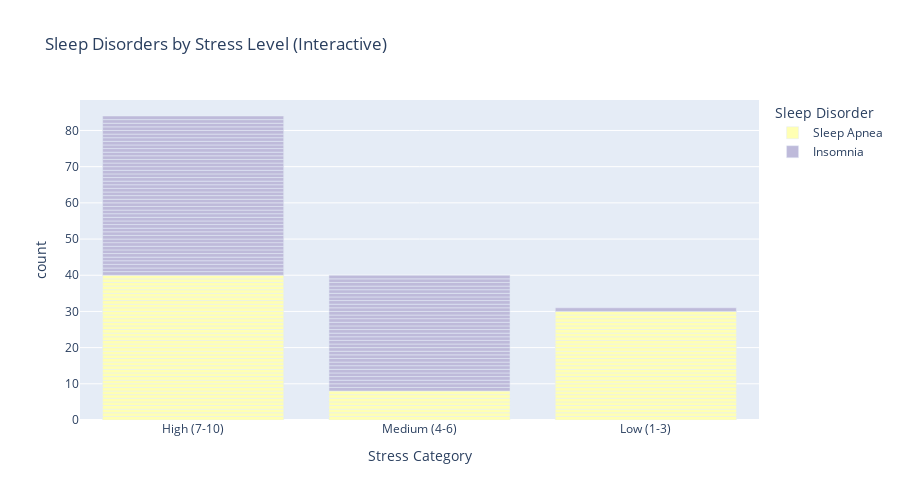

This figure's notebook cell:
### Markdown cell above
## 📌 Step 8: Stress Level vs Sleep Disorder Analysis

Create stacked bar charts to examine the relationship between stress levels and sleep disorder occurrence.

### Code cell
# Create stress level categories
def categorize_stress(stress):
    if stress <= 3:
        return 'Low (1-3)'
    elif stress <= 6:
        return 'Medium (4-6)'
    else:
        return 'High (7-10)'

df['Stress Category'] = df['Stress Level'].apply(categorize_stress)

# Create crosstab for stress vs sleep disorder
stress_disorder_crosstab = pd.crosstab(df['Stress Category'], df['Sleep Disorder'])
stress_disorder_pct = pd.crosstab(df['Stress Category'], df['Sleep Disorder'], normalize='index') * 100

# Create stacked bar chart
fig, axes = plt.subplots(1, 2, figsize=(16, 6))

# Absolute counts
stress_disorder_crosstab.plot(kind='bar', ax=axes[0], color=['#ff9999', '#66b3ff', '#99ff99', '#ffcc99'])
axes[0].set_title('Sleep Disorders by Stress Level (Counts)', fontsize=14, fontweight='bold')
axes[0].set_xlabel('Stress Level')
axes[0].set_ylabel('Count')
axes[0].legend(title='Sleep Disorder', bbox_to_anchor=(1.05, 1), loc='upper left')
axes[0].tick_params(axis='x', rotation=45)

# Percentages
stress_disorder_pct.plot(kind='bar', ax=axes[1], color=['#ff9999', '#66b3ff', '#99ff99', '#ffcc99'])
axes[1].set_title('Sleep Disorders by Stress Level (Percentages)', fontsize=14, fontweight='bold')
axes[1].set_xlabel('Stress Level')
axes[1].set_ylabel('Percentage (%)')
axes[1].legend(title='Sleep Disorder', bbox_to_anchor=(1.05, 1), loc='upper left')
axes[1].tick_params(axis='x', rotation=45)

plt.tight_layout()
plt.show()

# Interactive stacked bar chart with Plotly - with error handling
try:
    import plotly.offline as pyo
    
    fig = px.bar(
        df, 
        x='Stress Category', 
        color='Sleep Disorder',
        title='Sleep Disorders by Stress Level (Interactive)',
        color_discrete_sequence=px.colors.qualitative.Set3
    )
    fig.update_layout(height=500)
    pyo.iplot(fig)
    
except Exception as e:
    print(f"Interactive stacked bar chart display issue: {e}")
    print("Using static matplotlib visualization instead.")

# Print average stress levels by disorder
print("📊 Average Stress Levels by Sleep Disorder:")
avg_stress = df.groupby('Sleep Disorder')['Stress Level'].agg(['mean', 'std', 'count']).round(2)
print(avg_stress)

print("\n📊 Sleep Disorder Distribution by Stress Category:")
print(stress_disorder_pct.round(1))

### Figure 1 — Plotly figure (JSON) as saved in the notebook; plotly's stock layout.template omitted (floating-point values rounded to 4 significant figures)
{"data": [{"hovertemplate": "Sleep Disorder=Sleep Apnea<br>Stress Category=%{x}<br>count=%{y}<extra></extra>", "legendgroup": "Sleep Apnea", "marker": {"color": "rgb(255,255,179)", "pattern": {"shape": ""}}, "name": "Sleep Apnea", "orientation": "v", "showlegend": true, "textposition": "auto", "type": "bar", "x": ["High (7-10)", "High (7-10)", "High (7-10)", "High (7-10)", "High (7-10)", "Medium (4-6)", "High (7-10)", "High (7-10)", "Medium (4-6)", "High (7-10)", "Medium (4-6)", "Medium (4-6)", "Medium (4-6)", "High (7-10)", "High (7-10)", "Medium (4-6)", "High (7-10)", "High (7-10)", "High (7-10)", "High (7-10)", "High (7-10)", "High (7-10)", "High (7-10)", "High (7-10)", "High (7-10)", "High (7-10)", "Low (1-3)", "Low (1-3)", "High (7-10)", "High (7-10)", "High (7-10)", "High (7-10)", "High (7-10)", "High (7-10)", "High (7-10)", "High (7-10)", "High (7-10)", "High (7-10)", "High (7-10)", "High (7-10)", "High (7-10)", "High (7-10)", "High (7-10)", "High (7-10)", "High (7-10)", "High (7-10)", "High (7-10)", "High (7-10)", "Medium (4-6)", "Medium (4-6)", "Low (1-3)", "Low (1-3)", "Low (1-3)", "Low (1-3)", "Low (1-3)", "Low (1-3)", "Low (1-3)", "Low (1-3)", "Low (1-3)", "Low (1-3)", "Low (1-3)", "Low (1-3)", "Low (1-3)", "Low (1-3)", "Low (1-3)", "Low (1-3)", "Low (1-3)", "Low (1-3)", "Low (1-3)", "Low (1-3)", "Low (1-3)", "Low (1-3)", "Low (1-3)", "Low (1-3)", "Low (1-3)", "Low (1-3)", "Low (1-3)", "Low (1-3)"], "xaxis": "x", "y": [1, 1, 1, 1, 1, 1, 1, 1, 1, 1, 1, 1, 1, 1, 1, 1, 1, 1, 1, 1, 1, 1, 1, 1, 1, 1, 1, 1, 1, 1, 1, 1, 1, 1, 1, 1, 1, 1, 1, 1, 1, 1, 1, 1, 1, 1, 1, 1, 1, 1, 1, 1, 1, 1, 1, 1, 1, 1, 1, 1, 1, 1, 1, 1, 1, 1, 1, 1, 1, 1, 1, 1, 1, 1, 1, 1, 1, 1], "yaxis": "y"}, {"hovertemplate": "Sleep Disorder=Insomnia<br>Stress Category=%{x}<br>count=%{y}<extra></extra>", "legendgroup": "Insomnia", "marker": {"color": "rgb(190,186,218)", "pattern": {"shape": ""}}, "name": "Insomnia", "orientation": "v", "showlegend": true, "textposition": "auto", "type": "bar", "x": ["High (7-10)", "High (7-10)", "High (7-10)", "High (7-10)", "High (7-10)", "Medium (4-6)", "High (7-10)", "Medium (4-6)", "High (7-10)", "Medium (4-6)", "High (7-10)", "Medium (4-6)", "High (7-10)", "Medium (4-6)", "High (7-10)", "Medium (4-6)", "High (7-10)", "High (7-10)", "High (7-10)", "High (7-10)", "High (7-10)", "High (7-10)", "High (7-10)", "High (7-10)", "High (7-10)", "High (7-10)", "Medium (4-6)", "Medium (4-6)", "Medium (4-6)", "High (7-10)", "High (7-10)", "High (7-10)", "Medium (4-6)", "High (7-10)", "Medium (4-6)", "High (7-10)", "Medium (4-6)", "High (7-10)", "Medium (4-6)", "High (7-10)", "Medium (4-6)", "High (7-10)", "Medium (4-6)", "High (7-10)", "High (7-10)", "Medium (4-6)", "High (7-10)", "High (7-10)", "Medium (4-6)", "High (7-10)", "High (7-10)", "Medium (4-6)", "High (7-10)", "Medium (4-6)", "High (7-10)", "High (7-10)", "Medium (4-6)", "Medium (4-6)", "Medium (4-6)", "Medium (4-6)", "Medium (4-6)", "Medium (4-6)", "Medium (4-6)", "Medium (4-6)", "Medium (4-6)", "Medium (4-6)", "Medium (4-6)", "Medium (4-6)", "Medium (4-6)", "High (7-10)", "High (7-10)", "High (7-10)", "High (7-10)", "High (7-10)", "High (7-10)", "High (7-10)", "Low (1-3)"], "xaxis": "x", "y": [1, 1, 1, 1, 1, 1, 1, 1, 1, 1, 1, 1, 1, 1, 1, 1, 1, 1, 1, 1, 1, 1, 1, 1, 1, 1, 1, 1, 1, 1, 1, 1, 1, 1, 1, 1, 1, 1, 1, 1, 1, 1, 1, 1, 1, 1, 1, 1, 1, 1, 1, 1, 1, 1, 1, 1, 1, 1, 1, 1, 1, 1, 1, 1, 1, 1, 1, 1, 1, 1, 1, 1, 1, 1, 1, 1, 1], "yaxis": "y"}], "layout": {"barmode": "relative", "height": 500, "legend": {"title": {"text": "Sleep Disorder"}, "tracegroupgap": 0}, "title": {"text": "Sleep Disorders by Stress Level (Interactive)"}, "xaxis": {"anchor": "y", "domain": [0, 1], "title": {"text": "Stress Category"}}, "yaxis": {"anchor": "x", "domain": [0, 1], "title": {"text": "count"}}}}
